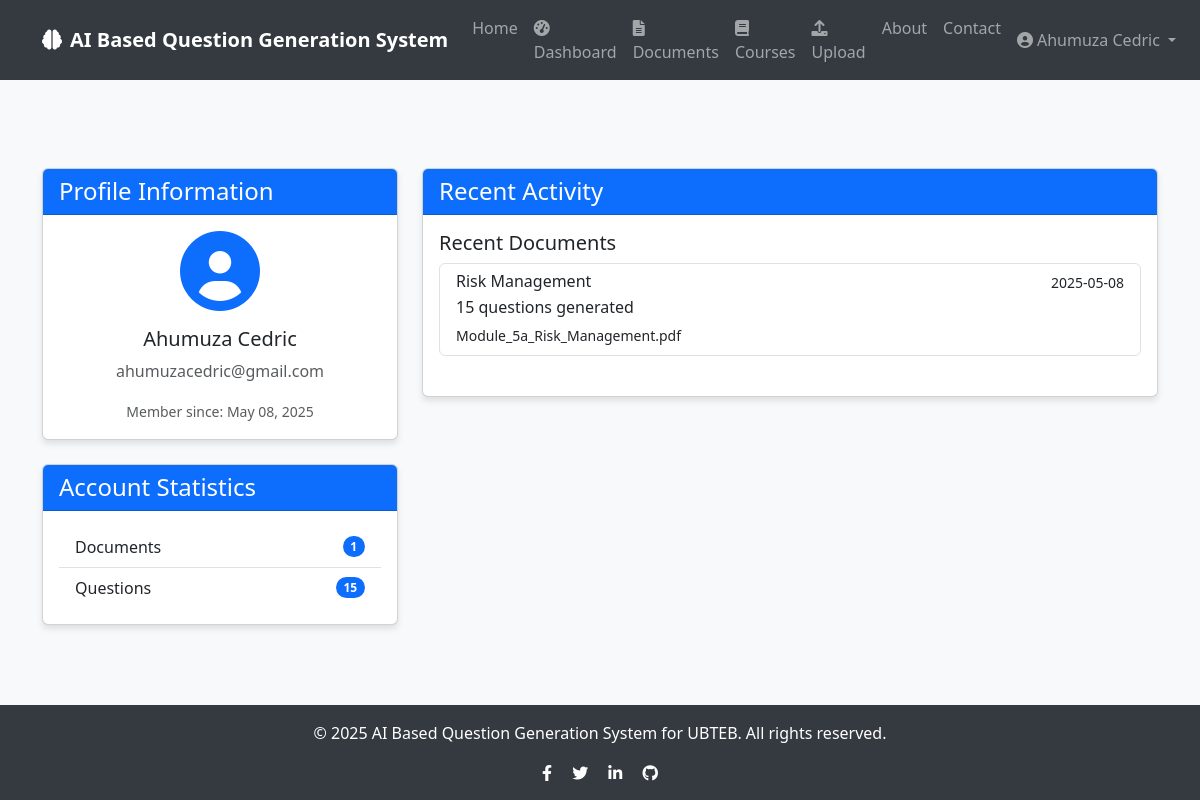
The app's page /profile (signed in) with its own data.
### app/models/user.py (models this page shows, shortened)
class User(db.Model, UserMixin):
    id = db.Column(db.Integer, primary_key=True)
    username = db.Column(db.String(50), unique=True, nullable=False)
    email = db.Column(db.String(120), unique=True, nullable=False)
    password = db.Column(db.String(60), nullable=False)
    created_at = db.Column(db.DateTime, default=datetime.utcnow)
    documents = db.relationship('Document', backref='author', lazy=True, cascade="all, delete-orphan")
    questions = db.relationship('Question', backref='author', lazy=True, cascade="all, delete-orphan")
    courses = db.relationship('Course', backref='author', lazy=True, cascade="all, delete-orphan")

### app/models/document.py (models this page shows, shortened)
class Document(db.Model):
    id = db.Column(db.Integer, primary_key=True)
    title = db.Column(db.String(100), nullable=False)
    filename = db.Column(db.String(100), nullable=False)
    file_path = db.Column(db.String(255), nullable=False)
    content = db.Column(db.Text, nullable=False)
    created_at = db.Column(db.DateTime, default=datetime.utcnow)
    user_id = db.Column(db.Integer, db.ForeignKey('user.id'), nullable=False)
    course_id = db.Column(db.Integer, db.ForeignKey('course.id'), nullable=True)
    questions = db.relationship('Question', backref='document', lazy=True, cascade="all, delete-orphan")
    question_sets = db.relationship('QuestionSet', backref='document', lazy=True, cascade="all, delete-orphan")

### app/routes/auth.py (the view)
@auth.route('/profile', methods=['GET', 'POST'])
@login_required
def profile():
    return render_template('auth/profile.html', user=current_user)

### app/models/user.py (called while the page is built)
@login_manager.user_loader
def load_user(user_id):
    return User.query.get(int(user_id))

### app/templates/auth/profile.html (shortened to what this page needs)
{% extends "base.html" %}
{% block content %}
<div class="container py-5">
    <div class="row">
        <div class="col-md-4">
            <div class="card mb-4">
                <div class="card-header bg-primary text-white">
                    <h4 class="mb-0">Profile Information</h4>
                </div>
                <div class="card-body text-center">
                    <div class="mb-3">
                        <i class="fas fa-user-circle fa-5x text-primary"></i>
                    </div>
                    <h5 class="card-title">{{ user.username }}</h5>
                    <p class="card-text text-muted">{{ user.email }}</p>
                    <p class="card-text">
                        <small class="text-muted">Member since: {{ user.created_at.strftime('%B %d, %Y') }}</small>
                    </p>
                </div>
            </div>
            <div class="card">
                <div class="card-header bg-primary text-white">
                    <h4 class="mb-0">Account Statistics</h4>
                </div>
                <div class="card-body">
                    <ul class="list-group list-group-flush">
                        <li class="list-group-item d-flex justify-content-between align-items-center">
                            Documents
                            <span class="badge bg-primary rounded-pill">{{ user.documents|length }}</span>
                        </li>
                        <li class="list-group-item d-flex justify-content-between align-items-center">
                            Questions
                            <span class="badge bg-primary rounded-pill">{{ user.questions|length }}</span>
                        </li>
                    </ul>
                </div>
            </div>
        </div>
        <div class="col-md-8">
            <div class="card">
                <div class="card-header bg-primary text-white">
                    <h4 class="mb-0">Recent Activity</h4>
                </div>
                <div class="card-body">
                    {% if user.documents %}
                        <h5 class="card-title">Recent Documents</h5>
                        <div class="list-group mb-4">
                            {% for document in user.documents|sort(attribute='created_at', reverse=True) %}
                                {% if loop.index <= 5 %}
                                <a href="{{ url_for('questions.view_document', document_id=document.id) }}" class="list-group-item list-group-item-action">
                                    <div class="d-flex w-100 justify-content-between">
                                        <h6 class="mb-1">{{ document.title }}</h6>
                                        <small>{{ document.created_at.strftime('%Y-%m-%d') }}</small>
                                    </div>
                                    <p class="mb-1">{{ document.questions|length }} questions generated</p>
                                    <small>{{ document.filename }}</small>
                                </a>
                                {% endif %}
                            {% endfor %}
                        </div>
                    {% else %}
                        <div class="alert alert-info">
                            <p class="mb-0">You haven't uploaded any documents yet. <a href="{{ url_for('questions.upload_document') }}">Upload your first document</a> to get started!</p>
                        </div>
                    {% endif %}
                </div>
            </div>
        </div>
    </div>
</div>
{% endblock %}

### app/templates/base.html (shortened to what this page needs)
<!DOCTYPE html>
<html lang="en">
<head>
    <link href="https://cdn.jsdelivr.net/npm/bootstrap@5.3.0/dist/css/bootstrap.min.css" rel="stylesheet">
    <link rel="stylesheet" href="https://cdnjs.cloudflare.com/ajax/libs/font-awesome/6.0.0/css/all.min.css">
</head>
<body>
    <nav class="navbar navbar-expand-lg navbar-dark mb-4">
        <div class="container">
            <a class="navbar-brand" href="{{ url_for('main.index') }}">
                <i class="fas fa-brain me-2"></i>AI Based Question Generation System
            </a>
            <div class="collapse navbar-collapse" id="navbarNav">
                <ul class="navbar-nav me-auto">
                    <li class="nav-item">
                        <a class="nav-link" href="{{ url_for('main.index') }}">Home</a>
                    </li>
                    {% if current_user.is_authenticated %}
                    <li class="nav-item">
                        <a class="nav-link {% if request.endpoint == 'main.dashboard' %}active{% endif %}"
                           href="{{ url_for('main.dashboard') }}">
                            <i class="fas fa-tachometer-alt me-1"></i>Dashboard
                        </a>
                    </li>
                    <li class="nav-item">
                        <a class="nav-link {% if request.endpoint.startswith('questions.list_documents') %}active{% endif %}"
                           href="{{ url_for('questions.list_documents') }}">
                            <i class="fas fa-file-alt me-1"></i>Documents
                        </a>
                    </li>
                    <li class="nav-item">
                        <a class="nav-link {% if request.endpoint.startswith('courses.') %}active{% endif %}"
                           href="{{ url_for('courses.list_courses') }}">
                            <i class="fas fa-book me-1"></i>Courses
                        </a>
                    </li>
                    <li class="nav-item">
                        <a class="nav-link {% if request.endpoint == 'questions.upload_document' %}active{% endif %}"
                           href="{{ url_for('questions.upload_document') }}">
                            <i class="fas fa-upload me-1"></i>Upload
                        </a>
                    </li>
                    {% endif %}
                    <li class="nav-item">
                        <a class="nav-link" href="{{ url_for('main.about') }}">About</a>
                    </li>
                    <li class="nav-item">
                        <a class="nav-link" href="{{ url_for('main.contact') }}">Contact</a>
                    </li>
                </ul>
                <ul class="navbar-nav">
                    {% if current_user.is_authenticated %}
                    <li class="nav-item dropdown">
                        <a class="nav-link dropdown-toggle" href="#" id="navbarDropdown" role="button" data-bs-toggle="dropdown" aria-expanded="false">
                            <i class="fas fa-user-circle me-1"></i>{{ current_user.username }}
                        </a>
                    </li>
                    {% endif %}
                </ul>
            </div>
        </div>
    </nav>
    <div class="content">
        {% block content %}{% endblock %}
    </div>
    <footer class="footer text-center">
        <div class="container">
            <div class="row">
                <div class="col-md-12">
                    <p>&copy; 2025 AI Based Question Generation System for UBTEB. All rights reserved.</p>
                    <div class="social-icons">
                        <a href="#" class="text-white me-3"><i class="fab fa-facebook-f"></i></a>
                        <a href="#" class="text-white me-3"><i class="fab fa-twitter"></i></a>
                        <a href="#" class="text-white me-3"><i class="fab fa-linkedin-in"></i></a>
                        <a href="#" class="text-white"><i class="fab fa-github"></i></a>
                    </div>
                </div>
            </div>
        </div>
    </footer>
</body>
</html>

### app/templates/base.html (style rules this page uses)
body { min-height: 100vh; display: flex; flex-direction: column; background-color: #f8f9fa; }
.content { flex: 1; }
.navbar { background-color: #343a40; }
.navbar-brand { font-weight: bold; color: #ffffff; }
.footer { background-color: #343a40; color: #ffffff; padding: 1rem 0; margin-top: 2rem; }
.card { box-shadow: 0 4px 6px rgba(0, 0, 0, 0.1); transition: all 0.3s ease; }

### records on screen
User: username "Ahumuza Cedric", email "ahumuzacedric@gmail.com", created_at "May 08, 2025"
Document: title "Risk Management", created_at "2025-05-08", questions|length "15", filename "Module_5a_Risk_Management.pdf"

### other values on screen
{{ user.documents|length }} "1"
{{ user.questions|length }} "15"
